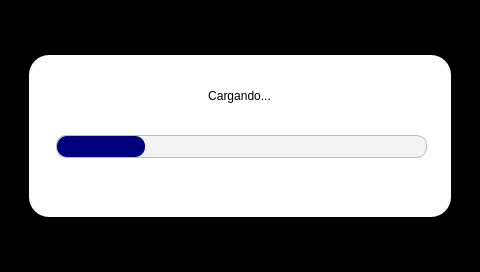
<?xml version="1.0" encoding="UTF-8"?>
<ui version="4.0">
 <class>Form</class>
 <widget class="QWidget" name="Form">
  <property name="geometry">
   <rect>
    <x>0</x>
    <y>0</y>
    <width>480</width>
    <height>272</height>
   </rect>
  </property>
  <property name="windowTitle">
   <string>Form</string>
  </property>
  <widget class="QLabel" name="lblOpacity">
   <property name="geometry">
    <rect>
     <x>0</x>
     <y>0</y>
     <width>480</width>
     <height>320</height>
    </rect>
   </property>
   <property name="styleSheet">
    <string notr="true">background-color: black;</string>
   </property>
   <property name="text">
    <string/>
   </property>
  </widget>
  <widget class="QWidget" name="WidgetInfo" native="true">
   <property name="enabled">
    <bool>true</bool>
   </property>
   <property name="geometry">
    <rect>
     <x>29</x>
     <y>55</y>
     <width>422</width>
     <height>162</height>
    </rect>
   </property>
   <property name="styleSheet">
    <string notr="true">border-radius: 20px;
background-color: white;</string>
   </property>
   <widget class="QLabel" name="LabelInfo">
    <property name="geometry">
     <rect>
      <x>10</x>
      <y>10</y>
      <width>401</width>
      <height>61</height>
     </rect>
    </property>
    <property name="styleSheet">
     <string notr="true">font: 16px &quot;Poppins&quot;;
background-color: transparent;
</string>
    </property>
    <property name="text">
     <string>Cargando...</string>
    </property>
    <property name="alignment">
     <set>Qt::AlignCenter</set>
    </property>
   </widget>
   <widget class="QProgressBar" name="progressBar">
    <property name="geometry">
     <rect>
      <x>27</x>
      <y>80</y>
      <width>371</width>
      <height>23</height>
     </rect>
    </property>
    <property name="styleSheet">
     <string notr="true">QProgressBar {
    border: 1px solid #bbb;
    border-radius: 10px;
    background-color: #f3f3f3;
	border-radius: 10px;
}

QProgressBar::chunk {
    background-color: #00007f;
	border-radius: 10px;
}
</string>
    </property>
    <property name="value">
     <number>24</number>
    </property>
    <property name="textVisible">
     <bool>false</bool>
    </property>
   </widget>
  </widget>
 </widget>
 <resources/>
 <connections/>
</ui>
